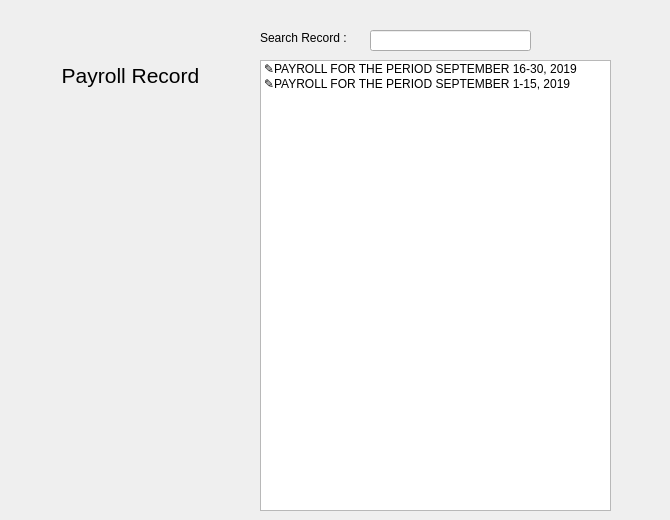
    <widget class="QWidget" name="tab">
     <attribute name="title">
      <string>payroll_home</string>
     </attribute>
     <widget class="QPushButton" name="payroll_home_new">
      <property name="geometry">
       <rect>
        <x>610</x>
        <y>60</y>
        <width>51</width>
        <height>51</height>
       </rect>
      </property>
      <property name="toolTip">
       <string>&lt;html&gt;&lt;head/&gt;&lt;body&gt;&lt;p&gt;add record&lt;/p&gt;&lt;/body&gt;&lt;/html&gt;</string>
      </property>
      <property name="text">
       <string/>
      </property>
      <property name="icon">
       <iconset resource="icons.qrc">
        <normaloff>:/icons/add-database.png</normaloff>:/icons/add-database.png</iconset>
      </property>
      <property name="iconSize">
       <size>
        <width>43</width>
        <height>43</height>
       </size>
      </property>
      <property name="flat">
       <bool>true</bool>
      </property>
     </widget>
     <widget class="QPushButton" name="payroll_home_edit">
      <property name="geometry">
       <rect>
        <x>610</x>
        <y>110</y>
        <width>51</width>
        <height>51</height>
       </rect>
      </property>
      <property name="toolTip">
       <string>&lt;html&gt;&lt;head/&gt;&lt;body&gt;&lt;p&gt;edit record&lt;/p&gt;&lt;/body&gt;&lt;/html&gt;</string>
      </property>
      <property name="text">
       <string/>
      </property>
      <property name="icon">
       <iconset resource="icons.qrc">
        <normaloff>:/icons/edit.png</normaloff>:/icons/edit.png</iconset>
      </property>
      <property name="iconSize">
       <size>
        <width>35</width>
        <height>35</height>
       </size>
      </property>
      <property name="flat">
       <bool>true</bool>
      </property>
     </widget>
     <widget class="QPushButton" name="payroll_home_delete">
      <property name="geometry">
       <rect>
        <x>610</x>
        <y>160</y>
        <width>51</width>
        <height>51</height>
       </rect>
      </property>
      <property name="toolTip">
       <string>&lt;html&gt;&lt;head/&gt;&lt;body&gt;&lt;p&gt;delete record&lt;/p&gt;&lt;/body&gt;&lt;/html&gt;</string>
      </property>
      <property name="text">
       <string/>
      </property>
      <property name="icon">
       <iconset resource="icons.qrc">
        <normaloff>:/icons/remove.png</normaloff>:/icons/remove.png</iconset>
      </property>
      <property name="iconSize">
       <size>
        <width>43</width>
        <height>43</height>
       </size>
      </property>
      <property name="flat">
       <bool>true</bool>
      </property>
     </widget>
     <widget class="QPushButton" name="payroll_home_view">
      <property name="geometry">
       <rect>
        <x>610</x>
        <y>210</y>
        <width>51</width>
        <height>51</height>
       </rect>
      </property>
      <property name="toolTip">
       <string>&lt;html&gt;&lt;head/&gt;&lt;body&gt;&lt;p&gt;view record&lt;/p&gt;&lt;/body&gt;&lt;/html&gt;</string>
      </property>
      <property name="text">
       <string/>
      </property>
      <property name="icon">
       <iconset resource="icons.qrc">
        <normaloff>:/icons/moleskine.png</normaloff>:/icons/moleskine.png</iconset>
      </property>
      <property name="iconSize">
       <size>
        <width>45</width>
        <height>45</height>
       </size>
      </property>
      <property name="flat">
       <bool>true</bool>
      </property>
     </widget>
     <widget class="QPushButton" name="payroll_home_excel">
      <property name="geometry">
       <rect>
        <x>610</x>
        <y>260</y>
        <width>51</width>
        <height>51</height>
       </rect>
      </property>
      <property name="toolTip">
       <string>&lt;html&gt;&lt;head/&gt;&lt;body&gt;&lt;p&gt;open as excel&lt;/p&gt;&lt;/body&gt;&lt;/html&gt;</string>
      </property>
      <property name="text">
       <string/>
      </property>
      <property name="icon">
       <iconset resource="icons.qrc">
        <normaloff>:/icons/xls.png</normaloff>:/icons/xls.png</iconset>
      </property>
      <property name="iconSize">
       <size>
        <width>40</width>
        <height>40</height>
       </size>
      </property>
      <property name="flat">
       <bool>true</bool>
      </property>
     </widget>
     <widget class="QPushButton" name="payroll_home_print">
      <property name="geometry">
       <rect>
        <x>610</x>
        <y>310</y>
        <width>51</width>
        <height>51</height>
       </rect>
      </property>
      <property name="toolTip">
       <string>&lt;html&gt;&lt;head/&gt;&lt;body&gt;&lt;p&gt;print&lt;/p&gt;&lt;/body&gt;&lt;/html&gt;</string>
      </property>
      <property name="text">
       <string/>
      </property>
      <property name="icon">
       <iconset resource="icons.qrc">
        <normaloff>:/icons/print.png</normaloff>:/icons/print.png</iconset>
      </property>
      <property name="iconSize">
       <size>
        <width>40</width>
        <height>40</height>
       </size>
      </property>
      <property name="flat">
       <bool>true</bool>
      </property>
     </widget>
     <widget class="QLabel" name="label">
      <property name="geometry">
       <rect>
        <x>0</x>
        <y>60</y>
        <width>261</width>
        <height>31</height>
       </rect>
      </property>
      <property name="font">
       <font>
        <weight>50</weight>
        <bold>false</bold>
       </font>
      </property>
      <property name="text">
       <string>&lt;html&gt;&lt;head/&gt;&lt;body&gt;&lt;p align=&quot;center&quot;&gt;&lt;span style=&quot; font-size:16pt;&quot;&gt;Payroll Record&lt;/span&gt;&lt;/p&gt;&lt;/body&gt;&lt;/html&gt;</string>
      </property>
     </widget>
     <widget class="QListWidget" name="payroll_home_list_widget">
      <property name="geometry">
       <rect>
        <x>260</x>
        <y>60</y>
        <width>351</width>
        <height>451</height>
       </rect>
      </property>
      <item>
       <property name="text">
        <string>✎PAYROLL FOR THE PERIOD SEPTEMBER 16-30, 2019</string>
       </property>
      </item>
      <item>
       <property name="text">
        <string>✎PAYROLL FOR THE PERIOD SEPTEMBER 1-15, 2019</string>
       </property>
      </item>
     </widget>
     <widget class="QLineEdit" name="payroll_home_search">
      <property name="geometry">
       <rect>
        <x>370</x>
        <y>30</y>
        <width>161</width>
        <height>21</height>
       </rect>
      </property>
     </widget>
     <widget class="QPushButton" name="payroll_home_image">
      <property name="geometry">
       <rect>
        <x>530</x>
        <y>30</y>
        <width>31</width>
        <height>21</height>
       </rect>
      </property>
      <property name="text">
       <string/>
      </property>
      <property name="icon">
       <iconset resource="icons.qrc">
        <normaloff>:/icons/search.png</normaloff>
        <disabledoff>:/icons/search.png</disabledoff>:/icons/search.png</iconset>
      </property>
      <property name="iconSize">
       <size>
        <width>30</width>
        <height>25</height>
       </size>
      </property>
      <property name="default">
       <bool>false</bool>
      </property>
      <property name="flat">
       <bool>true</bool>
      </property>
     </widget>
     <widget class="QLabel" name="label_2">
      <property name="geometry">
       <rect>
        <x>260</x>
        <y>30</y>
        <width>101</width>
        <height>16</height>
       </rect>
      </property>
      <property name="font">
       <font>
        <pointsize>9</pointsize>
       </font>
      </property>
      <property name="text">
       <string>Search Record :</string>
      </property>
     </widget>
     <widget class="QPushButton" name="payroll_home_logo">
      <property name="geometry">
       <rect>
        <x>50</x>
        <y>90</y>
        <width>161</width>
        <height>141</height>
       </rect>
      </property>
      <property name="text">
       <string/>
      </property>
      <property name="icon">
       <iconset resource="icons.qrc">
        <normaloff>:/icons/SORSOGON.png</normaloff>
        <disabledoff>:/icons/SORSOGON.png</disabledoff>:/icons/SORSOGON.png</iconset>
      </property>
      <property name="iconSize">
       <size>
        <width>135</width>
        <height>150</height>
       </size>
      </property>
      <property name="flat">
       <bool>true</bool>
      </property>
     </widget>
     <widget class="QPushButton" name="payroll_home_design">
      <property name="geometry">
       <rect>
        <x>150</x>
        <y>120</y>
        <width>111</width>
        <height>141</height>
       </rect>
      </property>
      <property name="text">
       <string/>
      </property>
      <property name="icon">
       <iconset resource="icons.qrc">
        <normaloff>:/icons/ph_design_2.png</normaloff>
        <disabledoff>:/icons/ph_design_2.png</disabledoff>:/icons/ph_design_2.png</iconset>
      </property>
      <property name="iconSize">
       <size>
        <width>65</width>
        <height>100</height>
       </size>
      </property>
      <property name="flat">
       <bool>true</bool>
      </property>
     </widget>
    </widget>
